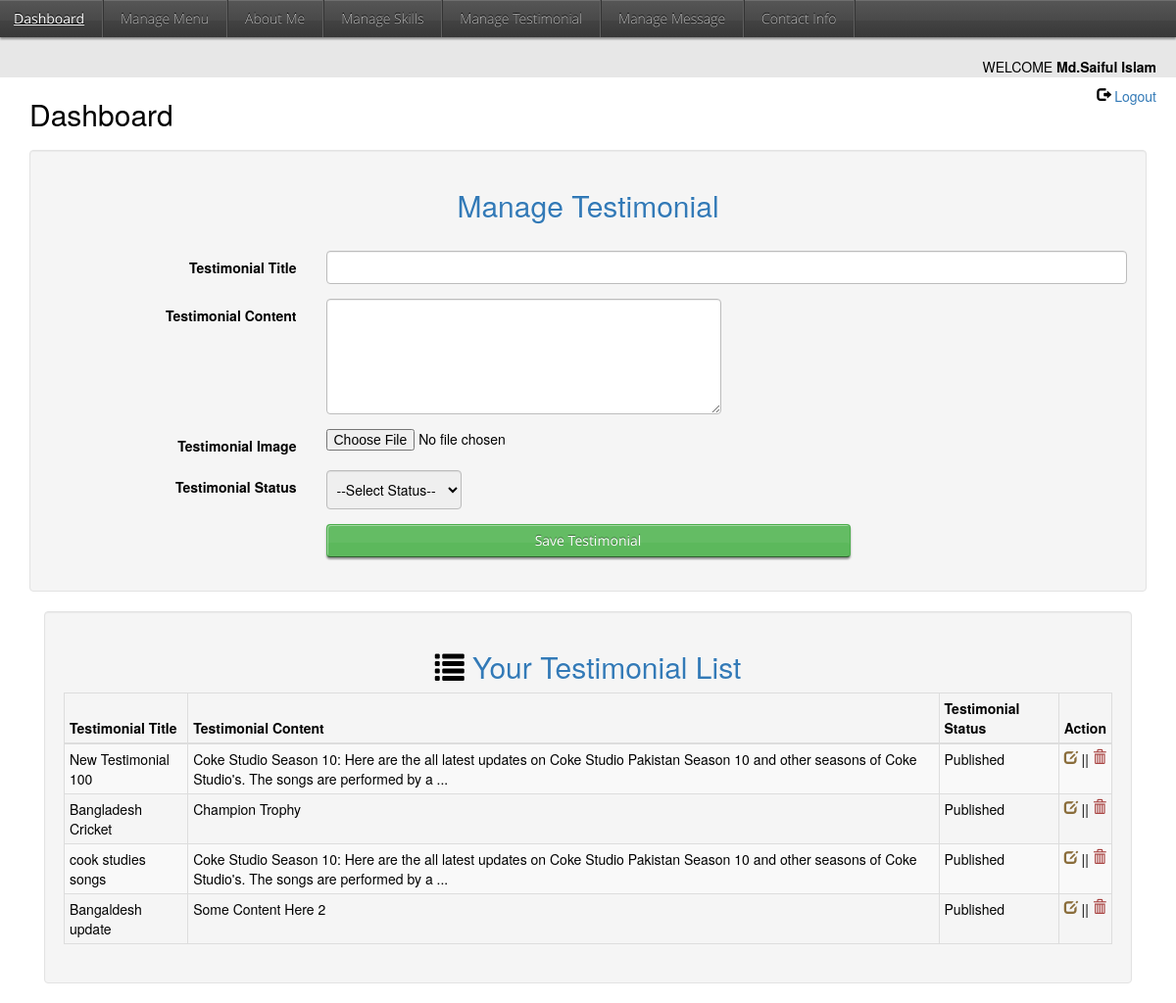
/admin/testimonials.php (signed in), run on the app's committed database.
### tables this page shows
CREATE TABLE `testimonial` (
  `id` int(11) NOT NULL,
  `testimonial_title` varchar(50) NOT NULL,
  `testimonial_content` text NOT NULL,
  `testimonial_image` varchar(50) NOT NULL,
  `testimonial_status` tinyint(1) NOT NULL
);

### admin/Database.php (called while the page is built, shortened)
<?php
	class Database{
		public function __construct(){
			$this->conn=new mysqli("localhost", "root", "", "portfolio");
		}
	}
?>

### admin/portfolio.php (called while the page is built, shortened)
<?php
	require_once'Database.php';
	class Portfolio extends Database{
		public function select($table, $cols){
			$sql="SELECT $cols FROM $table ORDER BY id DESC";
			$query=$this->conn->query($sql);
			if ($query->num_rows>0) {
				return $query->fetch_All(MYSQLI_ASSOC);
			}else
			die('Query Erros'.$this->conn->error);
		}
		public function getAllData($table, $cols){
			return $this->select($table, $cols);
		}
	}
?>

### admin/testimonials.php (the view, shortened to what this page needs)
<?php
require_once'portfolio.php';
 $portfolio=new Portfolio();
   $testimonialResult=$portfolio->getAllData("testimonial", "*");
?>
<!DOCTYPE html>
<html>
<head>
	<link rel="stylesheet" type="text/css" href="adminstyle.css">
	<link href="../css/bootstrap.min.css" rel="stylesheet" type="text/css">
</head>
<body>
<?php include("dashboard_menu.php"); ?>
<div class="container">
<h2>Dashboard</h2>
	<div class="row">
		<div class="col-md-12">
		<?php
		if (isset($_GET['update'])){?>
		<?php
		$id=$_GET['update'];
		$testimonialResultById=$portfolio->getDataById("testimonial", "*", "id=$id");
		extract($testimonialResultById);
		?>
		<div class="well">
			<a href="testimonials.php">&laquo;  Back</a>
			<h2 class="text-warning text-center">Update Testimonial</h2><br/>
		<form class="form-horizontal" action="" method="POST" enctype="multipart/form-data">
			<div class="form-group">
				<label class="col-md-3 control-label"> Testimonial Title</label>
				<div class="col-md-9">
					<input type="text" name="testimonial_title" value="<?php echo $testimonial_title?"$testimonial_title":""; ?>" class="form-control">
				</div>
			</div>
			<div class="form-group">
				<label class="col-md-3 control-label"> Testimonial Content</label>
				<div class="col-md-9">
					<textarea name="testimonial_content" cols="50" rows="5"><?php echo $testimonial_content?"$testimonial_content":""; ?></textarea>
				</div>
			</div>
			<div class="form-group">
				<label class="col-md-3 control-label"> Testimonial Image</label>
				<div class="col-md-9">
					<input type="file" name="testimonial_image" accept="image/*">
				</div>
			</div>
			<div class="form-group">
				<label class="col-md-3 control-label"> Testimonial Status</label>
				<div class="col-md-9">
					<select name="testimonial_status">
						<option>--Select Status--</option>
						<option value="1" <?php echo $testimonial_status==1?"selected":"";?>>Publish</option>
						<option value="0" <?php echo $testimonial_status==0?"selected":"";?> >Unpublish</option>
					</select>
				</div>
			</div>
			<div class="form-group">
				<div class="col-md-6 col-md-offset-3">
				<input type="hidden" name="updateId" value="<?php echo $id;?>">
					<input type="submit" name="update" value="Update Testimonial" class="btn btn-success btn-block">
				</div>
			</div>
		</form>
		</div>
		<?php }else{?>
		<div class="well">
			<h2 class="text-primary text-center">Manage Testimonial</h2><br/>
		<form class="form-horizontal" action="" method="POST" enctype="multipart/form-data">
			<div class="form-group">
				<label class="col-md-3 control-label"> Testimonial Title</label>
				<div class="col-md-9">
					<input type="text" name="testimonial_title" class="form-control">
				</div>
			</div>
			<div class="form-group">
				<label class="col-md-3 control-label"> Testimonial Content</label>
				<div class="col-md-9">
					<textarea name="testimonial_content" cols="50" rows="5"></textarea>
				</div>
			</div>
			<div class="form-group">
				<label class="col-md-3 control-label"> Testimonial Image</label>
				<div class="col-md-9">
					<input type="file" name="testimonial_image" accept="image/*">
				</div>
			</div>
			<div class="form-group">
				<label class="col-md-3 control-label"> Testimonial Status</label>
				<div class="col-md-9">
					<select name="testimonial_status">
						<option>--Select Status--</option>
					</select>
				</div>
			</div>
			<div class="form-group">
				<div class="col-md-6 col-md-offset-3">
					<input type="submit" name="submit" value="Save Testimonial" class="btn btn-success btn-block">
				</div>
			</div>
		</form>
		</div>
		<?php };?>
		</div>
	</div>
	<div>
		<div class="col-md-12">
			<div class="well">
				<h2 class="text-primary text-center"><span class="glyphicon glyphicon-list"></span> Your Testimonial List</h2>
			<table class="table table-bordered table-striped table-hover table-condensed ">
				<thead>
					<tr>
						<th>Testimonial Title </th>
						<th>Testimonial Content </th>
						<th>Testimonial Status </th>
						<th>Action </th>
					</tr>
				</thead>
				<tbody>
					<?php
      foreach ($testimonialResult as $testimonail) {
        extract($testimonail);
        ?>
        <tr>
        <td><?php echo $testimonial_title;?></td>
        <td><?php echo $testimonial_content;?></td>
        <td><?php echo $testimonial_status==1?"Published":"Unpublished";?> </td>
        <td>
        <a href="?update=<?php echo $id;?>"><span class="glyphicon glyphicon-edit text-warning"></span> </a> ||
        <a href="?delete=<?php echo $id;?>" onclick=" return confirm('Realy Do You Want to delete Parmanently ? Can not Undo !')" ><span class="glyphicon glyphicon-trash text-danger"></span> </a>
        </td>
      </tr>
    </div>
      <?php } ?>
</body>
</html>

### admin/adminstyle.css (style rules this page uses)
html, body, div, span, applet, object, iframe, h1, h2, h3, h4, h5, h6, p, blockquote, pre, a, abbr, acronym, address, big, cite, code, del, dfn, em, img, ins, kbd, q, s, samp, small, strike, strong, sub, sup, tt, var, b, u, i, center, dl, dt, dd, ol, ul, li, fieldset, form, label, legend, table, caption, tbody, tfoot, thead, tr, th, td, article, aside, canvas, details, embed, figure, figcaption, footer, header, hgroup, menu, nav, output, ruby, section, summary, time, mark, audio, video { border: 0 none; font: inherit; margin: 0 auto; padding: 0; vertical-align: top; color: #000000; }
table thead th { font-weight: bold; }
* { -webkit-box-sizing:border-box; -moz-box-sizing:border-box; box-sizing:border-box; }
html,body { height: 100%; }
body, input, button, textarea, select, option { font-family: 'Open Sans Light', sans; }
body { background-color: #f7f7f7; color: #333; font-size: 15px; }
h1, h2, h3, h4 { color: #222; font-family: 'Open Sans', sans; margin-bottom: 4px; text-shadow: 0 -1px #fff; }
h2 { font-size: 24px; }
.btn { border: 1px solid #383838; border-bottom: 1px solid rgba(1,1,1,0.5)!important; border-radius: 6px 6px 6px 6px; box-shadow: 1px 1px 0 rgba(255,255,255,0.4) inset, 0 2px 2px rgba(0, 0, 0, 0.4), 0 18px 0 rgba(255, 255, 255, 0.05) inset; color: #FFFFFF; cursor: pointer; display: inline-block; font-family: 'Open Sans',sans; font-size: 15px; margin-bottom: 9px; margin-right: 1px; padding: 6px 20px; outline: 0 none; text-decoration: none; text-shadow: 0 -1px rgba(1,1,1,0.4); vertical-align: top; }
input[type="text"], input[name="text"], select, textarea { border: 1px solid #BCBCBC; border-radius: 4px 4px 4px 4px; box-shadow: 0 1px 1px rgba(0, 0, 0, 0.075) inset; display: inline-block; padding: 8px 6px; outline: 0 none; margin-right: 1px; vertical-align: top; }
select { padding-right: 8px; }

### data on the page
testimonial: testimonial_title "New Testimonial 100", testimonial_content "Coke Studio Season 10: Here are the all latest updates on Coke Studio Pakistan Season 10 and other seasons of Coke Studio's. The songs are performed by a ...", testimonial_status "Published"
testimonial: testimonial_title "Bangladesh Cricket", testimonial_content "Champion Trophy", testimonial_status "Published"
testimonial: testimonial_title "cook studies songs", testimonial_content "Coke Studio Season 10: Here are the all latest updates on Coke Studio Pakistan Season 10 and other seasons of Coke Studio's. The songs are performed by a ...", testimonial_status "Published"
testimonial: testimonial_title "Bangaldesh update", testimonial_content "Some Content Here 2", testimonial_status "Published"

### other printed values
$_SESSION['name'] "Md.Saiful Islam"
